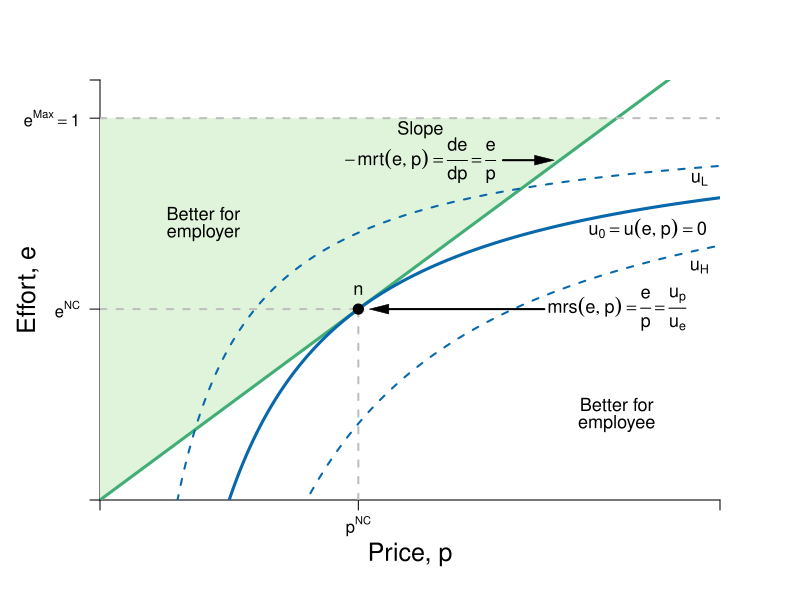

Recreate this plot in R.
#Graph Designer: Simon Halliday
#Authors: Bowles, Foley and Halliday
#Title: Coordination, Conflict and Competition: A Text in Microeconomics

library(shape)
pdf(file = "employment/employment_price.pdf", width = 8, height = 6)

#Set parameters for graphics
axislabelsize <- 1.5
labelsize <- 1.1
graphlinewidth <- 3
segmentlinewidth <- 2

COL <- c("#7fc97f", "#beaed4", "#fdc086", "#ffff99", "#386cb0", "#f0027f", "#bf5b17", "#666666")
COLA <- c("#e0f3db", "#99d8c9","#66c2a4","#41ae76", "#238b45", "#005824")
COLB <- c("#c6dbef", "#4eb3d3", "#2b8cbe", "#0868ac","#084081")

#Edited the margins to cater for the larger LHS labels
par(mar =  c(5, 5, 4, 4))

PCFn <- function(delta, mu = 0.5) {
  delta/mu
}

isoreturnFn <- function(delta, pi=0.125) {
  1 - (pi)/delta
}

xlims <- c(0, 0.6)
ylims <- c(0, 1.1)

npts <- 501 
x <- seq(xlims[1], xlims[2], length.out = npts)
y <- seq(ylims[1], ylims[2], length.out = npts) 
a <- c(2, 4, 6)

plot(0, 0, xlim = xlims, ylim = ylims, type = "n",
     xlab = expression(paste("")),
     ylab = expression(paste("")), 
     xaxt = "n", 
     yaxt = "n", 
     cex.lab = axislabelsize, 
     bty = "n", 
     xaxs="i", 
     yaxs="i"
)


# ticksy <- seq(from = 0, to = ylims[2], by = 1)
# ylabels <- seq(from = 0, to = ylims[2], by = 1)
# ticksx <- seq(from = 0, to = xlims[2], by = 1)
# xlabels <- seq(from = 0, to = xlims[2], by = 1)
ticksy <- c(ylims[1], isoreturnFn(delta= 0.25), 1, ylims[2])
ylabels <- c(NA, expression(paste(e^{NC})), expression(paste(e^{Max} == 1)), NA)
ticksx <- c(xlims[1], 0.25, xlims[2])
xlabels <- c(NA, expression(paste(p^{NC})), NA)

axis(1, at = ticksx, pos = 0, labels = xlabels)
axis(2, at = ticksy, pos = 0, labels = ylabels, las = 1)

npts <- 500 
xx1 <- seq(xlims[1], xlims[2], length.out = npts)
xx2 <- seq(0, xlims[2], length.out = npts)
xx3 <- seq(1.5, 2.5, length.out = npts)
xx4 <- seq(3, 5, length.out = npts)
xx5 <- seq(7, 9, length.out = npts)



#Draw the polygon for feasibility
xpoly1 <- c(0, 0.5, 0, 0)
ypoly1 <- c(0, 1, 1, 0)
polygon(x = xpoly1, y = ypoly1, col=COLA[1], density=NULL, border = NA)


#Draw the graphs
lines(xx1, PCFn(xx1), col = COLA[4], lwd = graphlinewidth)
lines(xx1, isoreturnFn(xx1), col = COLB[4], lwd = graphlinewidth)
lines(xx1, isoreturnFn(xx1, pi = 0.075), lty = 2, col = COLB[4], lwd = segmentlinewidth)
lines(xx1, isoreturnFn(xx1, pi = 0.2), lty = 2, col = COLB[4], lwd = segmentlinewidth)
#lines(xx1, indiffA(xx1, alpha = 0.5, uA = 4), col = COLB[5], lwd = graphlinewidth)
#lines(xx1, ff(xx1, c = 9, s = 1.34), col = COL[3], lwd = graphlinewidth)

#Label the feasible frontier
text(0.1, 0.75, expression("Better for"), cex = labelsize)
text(0.1, 0.7, expression("employer"), cex = labelsize)
# text(3.2, 0.5, expression("(production possibilities frontier)"), cex = labelsize)
# Arrows(4.35, 0.95, 8.1, 0.95, col = "black", lty = 1, lwd = 2, arr.type = "triangle", arr.lwd = 0.5)

text(0.5, 0.25, expression("Better for"), cex = labelsize)
text(0.5, 0.2, expression("employee"), cex = labelsize)


#Axis labels
mtext(expression(paste("Price, ", p)), side = 1, line = 2.5, cex = axislabelsize)
text(-0.07, 0.5*(ylims[2]), expression(paste("Effort, ", e)), xpd = TRUE, cex = axislabelsize, srt = 90) 


# contour(x, y, 
#         outer(x, y, uFn),
#         drawlabels = FALSE,
#         col = COLB[3],
#         lwd = graphlinewidth,
#         levels = a, 
#         xaxs="i", 
#         yaxs="i", 
#         add = TRUE)


#Label participation constraint
text(0.31, 0.97, expression(paste("Slope")), cex = labelsize)
text(0.31, 0.89, expression(paste(-mrt(e,p) == frac(de,dp),phantom()==frac(e, p))), cex = labelsize)
Arrows(0.39, 0.89, 0.43, 0.89, col = "black", lty = 1, lwd = 2, arr.type = "triangle", arr.lwd = 0.5)

text(0.5, 0.5, expression(paste(mrs(e,p) == frac(e, p),phantom()==frac(u[p],u[e]))), cex = labelsize)
Arrows(0.43, 0.5, 0.27, 0.5, col = "black", lty = 1, lwd = 2, arr.type = "triangle", arr.lwd = 0.5)


#Label Iso-profit
text(0.58, 0.84, expression(paste(u[L])), cex = labelsize)
text(0.53, 0.71, expression(paste(u[0] == phantom(),u(e,p) == 0)), cex = labelsize)
text(0.58, 0.61, expression(paste(u[H])), cex = labelsize)
#text(0.53, 0.71, expression(paste("participation")), cex = labelsize)
#text(0.53, 0.65, expression(paste("constraint")), cex = labelsize)
#Arrows(0.55, 0.71, , 0.71, col = "black", lty = 1, lwd = 2, arr.type = "triangle", arr.lwd = 0.5)
#text(0.53, 0.63, expression(paste(pi[3] == pi^H)), cex = labelsize)
#text(9, 2.3, expression(paste("Peyton's, ", u[1]^P)), cex = labelsize)

# text(8, 4, expression(paste(trs(l,k) == frac(2,8), phantom() == 0.25)), cex = labelsize)

# 
# text(4, 6, expression(paste(trs(l,k) == frac(4,4), phantom()==1)), cex = labelsize)
# Arrows(4, 5.6, 4, 4.4, col = "black", lty = 1, lwd = 2, arr.type = "triangle", arr.lwd = 0.5)
# 
# text(4, 8, expression(paste(trs(l,k) == frac(8,2), phantom() == 4)), cex = labelsize)
# Arrows(3.05, 8, 2.3, 8, col = "black", lty = 1, lwd = 2, arr.type = "triangle", arr.lwd = 0.5)


#Label feasible and infeasible
#text(8, 9, expression(paste(trs(l,k) == frac(x[l], x[k]), phantom() == frac(mp[l], mp[k]), phantom() == -frac(dk,dl))), cex = labelsize)
#text(3, 2.5, expression(paste("with plan ", (list(x, l, k)) )), cex = labelsize)

# text(8, 8.5, expression(paste("Production set:")), cex = labelsize)
# text(8, 8, expression(paste(x = bar(x), " feasible")), cex = labelsize)
# text(8, 7.5, expression(paste("with plan ", (list(x, l, k)) )), cex = labelsize)


# segments(0, 8, 2.9705, 8, lty = 2, col = "gray" , lwd = segmentlinewidth)
# segments(2.9705, 0, 2.9705, 8, lty = 2, col = "gray" , lwd = segmentlinewidth)
# segments(2, 0, 2, 8, lty = 2, col = "gray" , lwd = segmentlinewidth)
segments(0, 1, xlims[2], 1, lty = 2, col = "gray" , lwd = segmentlinewidth)
# segments(0, 4, 4, 4, lty = 2, col = "gray" , lwd = segmentlinewidth)
# 
# 

# 
# segments(8, 0, 8,indiffA(x = 8)  , lty = 2, col = "gray" , lwd = segmentlinewidth)
# segments(0, indiffA(x = 8) , 8,indiffA(x = 8)  , lty = 2, col = "gray" , lwd = segmentlinewidth)

#Annotate points (4,4),(2,8),(8,2) on feasibility frontier

segments(0, isoreturnFn(0.25), 0.25, isoreturnFn(0.25), lty = 2, col = "gray" , lwd = segmentlinewidth)
segments(0.25, 0, 0.25, isoreturnFn(0.25), lty = 2, col = "gray" , lwd = segmentlinewidth)
text(0.25, isoreturnFn(0.25) + 0.05, expression(paste(n)), cex = labelsize)
points(0.25, isoreturnFn(0.25), pch = 16, col = "black", cex = 1.5)



dev.off()
